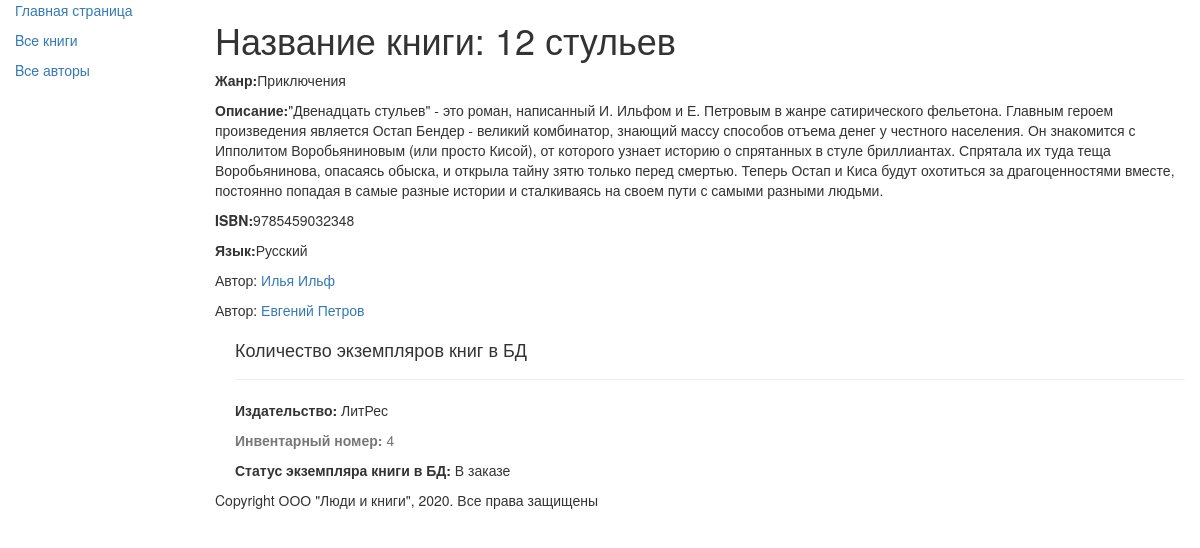
The page /book/2 on the database its author committed.
### catalog/models.py (models this page shows, shortened)
class Book(models.Model):
    title    = models.CharField(max_length=150, help_text='Введите название книги', verbose_name='Название книги')
    genre    = models.ForeignKey('Genre', on_delete=models.CASCADE, help_text="Выберите жанр для книги", verbose_name="Жанр книги", null=True)
    language = models.ForeignKey('Language', on_delete=models.CASCADE, help_text="Выберите язык книги", verbose_name="Язык книги", null=True)
    author   = models.ManyToManyField('Author', help_text="Выберите автора книги", verbose_name="Автор книги")
    summary  = models.TextField(max_length=1000, help_text="Введите краткое описание книги", verbose_name="Аннотация книги")
    isbn     = models.CharField(max_length=13, help_text="Должно содержать 13 символов", verbose_name="ISBN книги")
    def display_author(self):
        return ', '.join([author.last_name for author in self.author.all()])
    display_author.short_description = 'Авторы'

class Genre(models.Model):
    name = models.CharField(max_length=200, help_text='Введите жанр книги', verbose_name='Жанр книги')
    def __str__(self):
        return self.name

class Language(models.Model):
    name = models.CharField(max_length=20, help_text='Введите язык книги', verbose_name='Язык книги')
    def __str__(self):
        return self.name

class Author(models.Model):
    first_name = models.CharField(max_length=100, help_text='Введите имя автора', verbose_name='Имя автора')
    last_name = models.CharField(max_length=100, help_text='Введите фамилию автора', verbose_name='Фамилия автора')
    date_of_birth = models.DateField(help_text='Введите дату рождения', verbose_name='Дата рождения', null=True, blank=True)
    date_of_death = models.DateField(help_text='Введите дату смерти', verbose_name='Дата смерти', null=True, blank=True)

class BookInstance(models.Model):
    book     = models.ForeignKey('Book', on_delete=models.CASCADE, null=True)
    inv_num  = models.CharField(max_length=20, null=True, help_text='Введите инвентарный номер экземпляра', verbose_name="Инвентарный номер")
    imprint  = models.CharField(max_length=200, help_text="Введите издательство и год выпуска", verbose_name="Издательство")
    status   = models.ForeignKey('Status', on_delete=models.CASCADE, null=True, help_text='Изменить состояние экземпляра', verbose_name="Статус экземпляра книги")
    due_back = models.DateField(null=True, blank=True, help_text='Введите конец срока статуса', verbose_name="Дата окончания статуса")

class Status(models.Model):
    name = models.CharField(max_length=20, help_text="Введите статус экземпляра книги", verbose_name="Статус экземпляра книги")
    def __str__(self):
        return self.name

### catalog/views.py (the view)
# urls.py: re_path(r'^book/(?P<pk>\d+)$', views.BookDetailView.as_view(), name='book-detail'),
class BookDetailView(generic.DetailView):
    model = Book

### catalog/templates/catalog/book_detail.html (shortened to what this page needs)
{% extends "catalog/base.html" %}
{% block content %}
    <h1>Название книги: {{ book.title }}</h1>
    <p><strong>Жанр:</strong>{{ book.genre }}</p>
    <p><strong>Описание:</strong>{{ book.summary }}</p>
    <p><strong>ISBN:</strong>{{ book.isbn }}</p>
    <p><strong>Язык:</strong>{{ book.language }}</p>
        {% for author in book.author.all %}
            <p>Автор: <a href="">{{ author.first_name }} {{ author.last_name }}</a></p>
        {% endfor %}
    <div style="margin-left:20px; margin-top:20px;">
        <h4>Количество экземпляров книг в БД</h4>
        {% for copy in book.bookinstance_set.all %}
        <hr>
        <p><strong>Издательство:</strong> {{ copy.imprint }}</p>
        <p class="text-muted"><strong>Инвентарный номер:</strong> {{ copy.id }}</p>
        <p><strong>Статус экземпляра книги в БД:</strong> {{ copy.status }}</p>
        {% endfor %}
    </div>
{% endblock content %}

### rows shown on the page
Book: title "12 стульев", genre "Приключения", summary "\"Двенадцать стульев\" - это роман, написанный И. Ильфом и Е. Петровым в жанре сатирического фельетона. Главным героем произведения является Остап Бендер - великий комбинатор, знающий массу способов отъема денег у честного населения. Он знакомится с Ипполитом Воробьяниновым (или просто Кисой), от которого узнает историю о спрятанных в стуле бриллиантах. Спрятала их туда теща Воробьянинова, опасаясь обыска, и открыла тайну зятю только перед смертью. Теперь Остап и Киса будут охотиться за драгоценностями вместе, постоянно попадая в самые разные истории и сталкиваясь на своем пути с самыми разными людьми.", isbn "9785459032348", language "Русский"
Author: first_name "Илья", last_name "Ильф"
Author: first_name "Евгений", last_name "Петров"
BookInstance: imprint "ЛитРес", id "4", status "В заказе"
